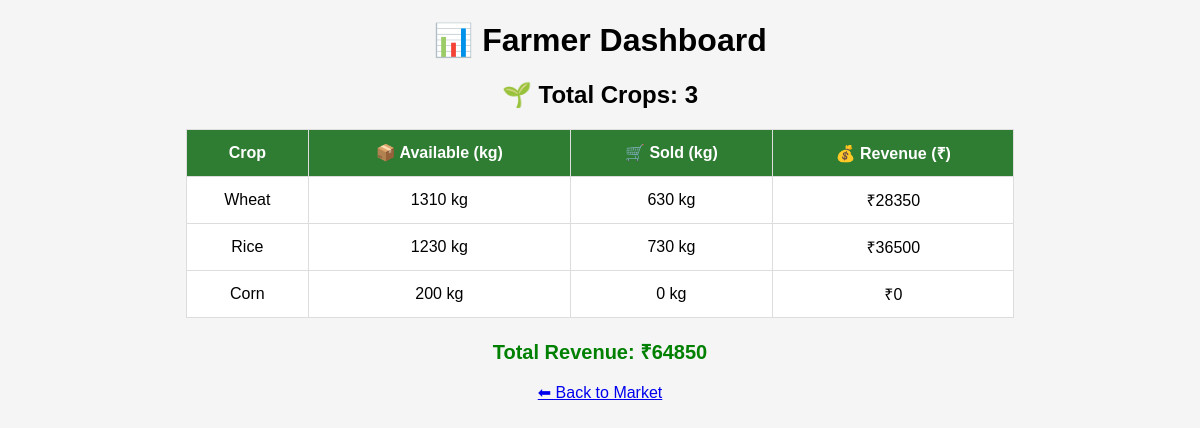
The app's page /dashboard (signed in) with its own data.
### tables this page shows
CREATE TABLE crops(
        id INTEGER PRIMARY KEY AUTOINCREMENT,
        name TEXT,
        price INTEGER,
        quantity INTEGER,
        image TEXT,
        farmer TEXT,
        phone TEXT,
        location TEXT
    );

### app.py (the view)
@app.route("/dashboard")
def dashboard():
    if "user" not in session:
        return redirect("/login")
    if session["role"] != "farmer":
        return "Access denied"
    conn = sqlite3.connect("farmer.db")
    cur = conn.cursor()
    cur.execute("""
        SELECT name, quantity, price
        FROM crops
        WHERE farmer=?
    """, (session["user"],))
    crops = cur.fetchall()
    total_crops = len(crops)   # ✅ FIX ADDED
    crop_data = []
    total_revenue = 0
    for crop in crops:
        name, available_qty, price = crop
        cur.execute("""
            SELECT SUM(quantity)
            FROM orders
            WHERE crop=? AND farmer=?
        """, (name, session["user"]))
        sold_qty = cur.fetchone()[0] or 0
        revenue = sold_qty * price
        total_revenue += revenue
        crop_data.append((name, available_qty, sold_qty, revenue))
    conn.close()
    return render_template("dashboard.html",
                           crop_data=crop_data,
                           total_revenue=total_revenue,
                           total_crops=total_crops)   # ✅ PASS TO HTML

### templates/dashboard.html (shortened to what this page needs)
<!DOCTYPE html>
<html>
<head>
</head>
<body>
    <h1>📊 Farmer Dashboard</h1>
    <h2>🌱 Total Crops: {{ total_crops }}</h2>
    <table>
        <tr>
            <th>Crop</th>
            <th>📦 Available (kg)</th>
            <th>🛒 Sold (kg)</th>
            <th>💰 Revenue (₹)</th>
        </tr>
        {% for crop in crop_data %}
        <tr>
            <td>{{ crop[0] }}</td>
            <td>{{ crop[1] }} kg</td>
            <td>{{ crop[2] }} kg</td>
            <td>₹{{ crop[3] }}</td>
        </tr>
        {% endfor %}
    </table>
    <div class="total">
        Total Revenue: ₹{{ total_revenue }}
    </div>
    <br>
    <a href="/market">⬅ Back to Market</a>
</body>
</html>

### templates/dashboard.html (style rules this page uses)
body { font-family: Arial; background: #f5f5f5; text-align: center; }
table { margin: auto; border-collapse: collapse; width: 70%; background: white; }
th, td { padding: 12px; border: 1px solid #ddd; }
th { background: #2e7d32; color: white; }
.total { margin-top: 20px; font-size: 20px; font-weight: bold; color: green; }

### records on screen
crops: name "Wheat", quantity "1310", crop "630", crop "28350"
crops: name "Rice", quantity "1230", crop "730", crop "36500"
crops: name "Corn", quantity "200", crop "0"

### other values on screen
{{ total_crops }} "3"
{{ total_revenue }} "64850"
